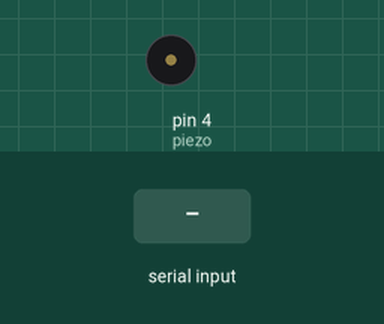
Simulated run of this sketch. Board: Arduino Uno, built with avr-gcc and run on an emulated ATmega328P. Shown: buzzer (waves = sounding, pin HIGH). The test bench sets the inputs (shaded band).

Above: at 1.2 s.
1.3 s: "B" received over Serial
Timing chart, 0 to 4.3 s (numbered marks = the images above; inputs shaded):
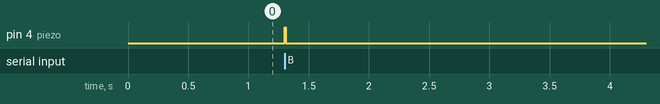

The sketch:

arduino_piezo.ino
```cpp
int piezo = 4;


void setup()
{
    Serial.begin(9600);
    pinMode(piezo, OUTPUT);
}

void loop()
{

  if (Serial.available() > 0)
  {

   if (Serial.read() == 'B')
   {
      digitalWrite(piezo, HIGH);
      delay(10);
      digitalWrite(piezo, LOW);
   }

  }

}
```

Measured:
- after the input at 1.3 s, pin 4 (piezo): LOW → HIGH at once, → LOW 0.01 s later
